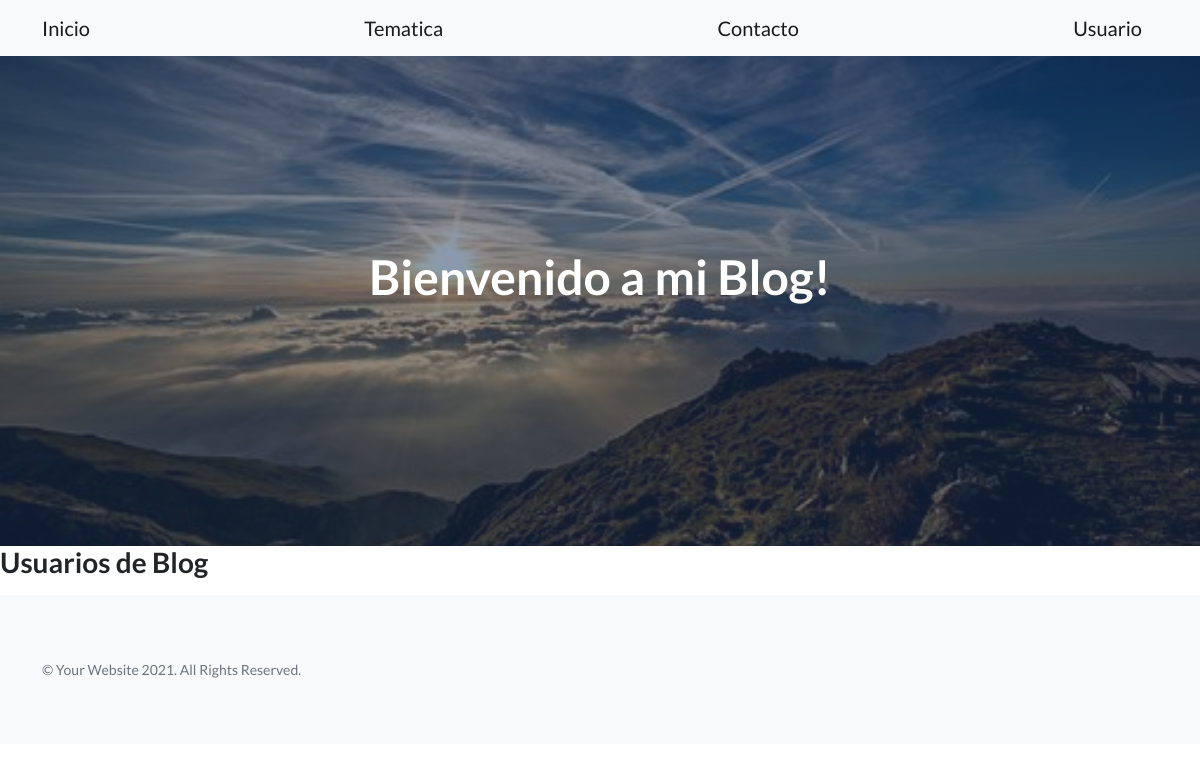
Before: /AppFogliatti/usuario/list/ with the older database file.
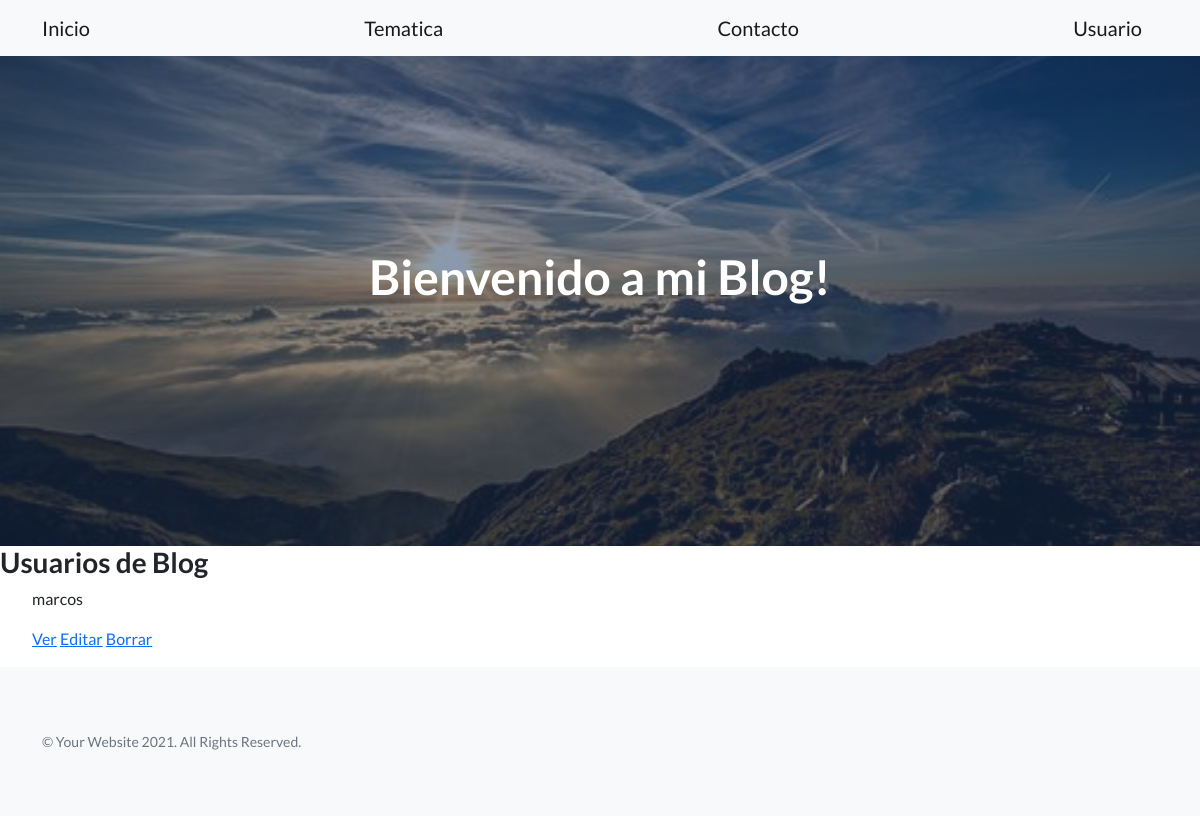
After: the same page with the newer database file.
### AppFogliatti/models.py (models this page shows)
class Usuario(models.Model):
    nombre=models.CharField(max_length=40)
    correo=models.CharField(max_length=50)
    nacionalidad=models.CharField(max_length=50)

### AppFogliatti/views.py (the view)
# urls.py: path('usuario/list/', views.Usuariolist.as_view(),name='ListUsuario'),
class Usuariolist(ListView):
    model = Usuario
    template = "AppFogliatti/Usuario_list.html"

### AppFogliatti/templates/AppFogliatti/usuario_list.html
{% extends "AppFogliatti/padre.html" %}
{% load static %}
{% block contenidoQueCambia %}
<h3>Usuarios de Blog</h3>
    <ul>
        {% for usuario in object_list%}
            <p>{{usuario.nombre}}</p>
            <p>
                <a href="{%url 'DetailUsuario' usuario.id %}">Ver</a>
                <a href="{%url 'EditUsuario' usuario.id %}">Editar</a>
                <a href="{%url 'DeleteUsuario' usuario.id %}">Borrar</a>
            </p>
        {%endfor%}
    </ul>
{% endblock %}

Changed rows visible on the page:
added Usuario: nombre "marcos"
